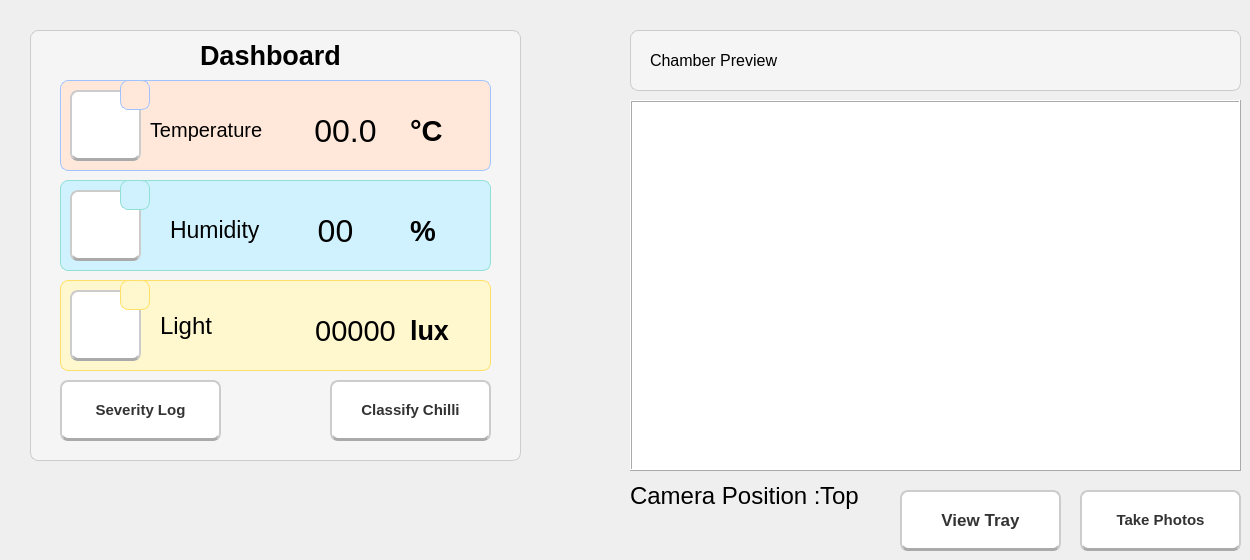
    <widget class="QWidget" name="dashboardPage">
     <widget class="QLabel" name="actPosition">
      <property name="geometry">
       <rect>
        <x>820</x>
        <y>480</y>
        <width>41</width>
        <height>31</height>
       </rect>
      </property>
      <property name="font">
       <font>
        <pointsize>18</pointsize>
       </font>
      </property>
      <property name="text">
       <string>Top</string>
      </property>
     </widget>
     <widget class="QLabel" name="cameraHome">
      <property name="geometry">
       <rect>
        <x>630</x>
        <y>100</y>
        <width>611</width>
        <height>371</height>
       </rect>
      </property>
      <property name="styleSheet">
       <string notr="true">background-color:white;</string>
      </property>
      <property name="frameShape">
       <enum>QFrame::Box</enum>
      </property>
      <property name="frameShadow">
       <enum>QFrame::Raised</enum>
      </property>
      <property name="text">
       <string/>
      </property>
     </widget>
     <widget class="QPushButton" name="takePhoto">
      <property name="geometry">
       <rect>
        <x>1080</x>
        <y>490</y>
        <width>161</width>
        <height>61</height>
       </rect>
      </property>
      <property name="font">
       <font>
        <pointsize>11</pointsize>
        <weight>75</weight>
        <bold>true</bold>
       </font>
      </property>
      <property name="styleSheet">
       <string notr="true">background-color: white;
    color: #333;
    border: 2px solid #ccc;
    border-radius: 8px;
    padding: 8px 16px;
    font-weight: bold;
    /* Bayangan halus */
    border-bottom: 3px solid #aaa;</string>
      </property>
      <property name="text">
       <string>Take Photos</string>
      </property>
      <property name="icon">
       <iconset>
        <normaloff>../../../../Users/VICTUS/Downloads/camera-icon-2048x1821-0b66mmq3.png</normaloff>../../../../Users/VICTUS/Downloads/camera-icon-2048x1821-0b66mmq3.png</iconset>
      </property>
      <property name="iconSize">
       <size>
        <width>30</width>
        <height>30</height>
       </size>
      </property>
     </widget>
     <widget class="QLabel" name="positionTitle">
      <property name="geometry">
       <rect>
        <x>630</x>
        <y>480</y>
        <width>191</width>
        <height>31</height>
       </rect>
      </property>
      <property name="font">
       <font>
        <pointsize>18</pointsize>
       </font>
      </property>
      <property name="text">
       <string>Camera Position :</string>
      </property>
     </widget>
     <widget class="QPushButton" name="viewTray">
      <property name="geometry">
       <rect>
        <x>900</x>
        <y>490</y>
        <width>161</width>
        <height>61</height>
       </rect>
      </property>
      <property name="font">
       <font>
        <pointsize>13</pointsize>
        <weight>75</weight>
        <bold>true</bold>
       </font>
      </property>
      <property name="styleSheet">
       <string notr="true">background-color: white;
    color: #333;
    border: 2px solid #ccc;
    border-radius: 8px;
    padding: 8px 16px;
    font-weight: bold;
    /* Bayangan halus */
    border-bottom: 3px solid #aaa;</string>
      </property>
      <property name="text">
       <string>View Tray</string>
      </property>
      <property name="icon">
       <iconset>
        <normaloff>../../../../Users/VICTUS/Downloads/download (13).png</normaloff>../../../../Users/VICTUS/Downloads/download (13).png</iconset>
      </property>
      <property name="iconSize">
       <size>
        <width>40</width>
        <height>40</height>
       </size>
      </property>
     </widget>
     <widget class="QFrame" name="dashboardFrame">
      <property name="geometry">
       <rect>
        <x>30</x>
        <y>30</y>
        <width>491</width>
        <height>431</height>
       </rect>
      </property>
      <property name="autoFillBackground">
       <bool>false</bool>
      </property>
      <property name="styleSheet">
       <string notr="true">background-color: #f5f5f5;
border: 1px solid #cccccc;
border-radius: 8px;
</string>
      </property>
      <property name="frameShape">
       <enum>QFrame::Box</enum>
      </property>
      <property name="frameShadow">
       <enum>QFrame::Raised</enum>
      </property>
      <property name="lineWidth">
       <number>0</number>
      </property>
      <property name="midLineWidth">
       <number>0</number>
      </property>
      <widget class="QFrame" name="frameHum">
       <property name="geometry">
        <rect>
         <x>30</x>
         <y>150</y>
         <width>431</width>
         <height>91</height>
        </rect>
       </property>
       <property name="styleSheet">
        <string notr="true">background-color: #d0f2ff;
border: 1px solid #90e0d5;
border-radius: 8px;
</string>
       </property>
       <property name="frameShape">
        <enum>QFrame::StyledPanel</enum>
       </property>
       <property name="frameShadow">
        <enum>QFrame::Raised</enum>
       </property>
       <widget class="QLabel" name="actualHumUnit">
        <property name="geometry">
         <rect>
          <x>350</x>
          <y>30</y>
          <width>51</width>
          <height>41</height>
         </rect>
        </property>
        <property name="font">
         <font>
          <pointsize>22</pointsize>
          <weight>75</weight>
          <bold>true</bold>
         </font>
        </property>
        <property name="styleSheet">
         <string notr="true">border: none;
</string>
        </property>
        <property name="text">
         <string>%</string>
        </property>
       </widget>
       <widget class="QLabel" name="actualHumVal">
        <property name="geometry">
         <rect>
          <x>250</x>
          <y>30</y>
          <width>51</width>
          <height>41</height>
         </rect>
        </property>
        <property name="font">
         <font>
          <pointsize>24</pointsize>
          <weight>50</weight>
          <bold>false</bold>
         </font>
        </property>
        <property name="styleSheet">
         <string notr="true">border: none;
</string>
        </property>
        <property name="text">
         <string>00</string>
        </property>
        <property name="alignment">
         <set>Qt::AlignCenter</set>
        </property>
       </widget>
       <widget class="QLabel" name="humTitle">
        <property name="geometry">
         <rect>
          <x>110</x>
          <y>34</y>
          <width>131</width>
          <height>31</height>
         </rect>
        </property>
        <property name="font">
         <font>
          <pointsize>17</pointsize>
         </font>
        </property>
        <property name="styleSheet">
         <string notr="true">border: none;
</string>
        </property>
        <property name="text">
         <string>Humidity</string>
        </property>
       </widget>
       <widget class="QLabel" name="label_3">
        <property name="geometry">
         <rect>
          <x>60</x>
          <y>0</y>
          <width>30</width>
          <height>30</height>
         </rect>
        </property>
        <property name="text">
         <string/>
        </property>
        <property name="pixmap">
         <pixmap>../../../../Users/VICTUS/Downloads/4226577.png</pixmap>
        </property>
        <property name="scaledContents">
         <bool>true</bool>
        </property>
       </widget>
       <widget class="QPushButton" name="toHumPage">
        <property name="geometry">
         <rect>
          <x>10</x>
          <y>10</y>
          <width>71</width>
          <height>71</height>
         </rect>
        </property>
        <property name="font">
         <font>
          <pointsize>20</pointsize>
          <weight>75</weight>
          <bold>true</bold>
         </font>
        </property>
        <property name="autoFillBackground">
         <bool>false</bool>
        </property>
        <property name="styleSheet">
         <string notr="true">background-color: white;
    color: #333;
    border: 2px solid #ccc;
    border-radius: 8px;
    padding: 8px 16px;
    font-weight: bold;
    /* Bayangan halus */
    border-bottom: 3px solid #aaa;</string>
        </property>
        <property name="text">
         <string/>
        </property>
        <property name="icon">
         <iconset>
          <normaloff>download-removebg-preview (1) (1).png</normaloff>download-removebg-preview (1) (1).png</iconset>
        </property>
        <property name="iconSize">
         <size>
          <width>65</width>
          <height>65</height>
         </size>
        </property>
       </widget>
       <zorder>actualHumUnit</zorder>
       <zorder>actualHumVal</zorder>
       <zorder>humTitle</zorder>
       <zorder>toHumPage</zorder>
       <zorder>label_3</zorder>
      </widget>
      <widget class="QFrame" name="frameLight">
       <property name="geometry">
        <rect>
         <x>30</x>
         <y>250</y>
         <width>431</width>
         <height>91</height>
        </rect>
       </property>
       <property name="styleSheet">
        <string notr="true">background-color: #fff7cd;
border: 1px solid #ffe066;
border-radius: 8px;
</string>
       </property>
       <property name="frameShape">
        <enum>QFrame::StyledPanel</enum>
       </property>
       <property name="frameShadow">
        <enum>QFrame::Raised</enum>
       </property>
       <widget class="QLabel" name="actualLightUnit">
        <property name="geometry">
         <rect>
          <x>350</x>
          <y>30</y>
          <width>61</width>
          <height>41</height>
         </rect>
        </property>
        <property name="font">
         <font>
          <pointsize>20</pointsize>
          <weight>75</weight>
          <bold>true</bold>
         </font>
        </property>
        <property name="styleSheet">
         <string notr="true">border: none;
</string>
        </property>
        <property name="text">
         <string>lux</string>
        </property>
       </widget>
       <widget class="QLabel" name="lightTitle">
        <property name="geometry">
         <rect>
          <x>100</x>
          <y>30</y>
          <width>61</width>
          <height>31</height>
         </rect>
        </property>
        <property name="font">
         <font>
          <pointsize>18</pointsize>
         </font>
        </property>
        <property name="styleSheet">
         <string notr="true">border: none;
</string>
        </property>
        <property name="text">
         <string>Light</string>
        </property>
       </widget>
       <widget class="QLabel" name="label_4">
        <property name="geometry">
         <rect>
          <x>60</x>
          <y>0</y>
          <width>30</width>
          <height>30</height>
         </rect>
        </property>
        <property name="text">
         <string/>
        </property>
        <property name="pixmap">
         <pixmap>../../../../Users/VICTUS/Downloads/4226577.png</pixmap>
        </property>
        <property name="scaledContents">
         <bool>true</bool>
        </property>
       </widget>
       <widget class="QPushButton" name="toLightPage">
        <property name="geometry">
         <rect>
          <x>10</x>
          <y>10</y>
          <width>71</width>
          <height>71</height>
         </rect>
        </property>
        <property name="font">
         <font>
          <pointsize>20</pointsize>
          <weight>75</weight>
          <bold>true</bold>
         </font>
        </property>
        <property name="autoFillBackground">
         <bool>false</bool>
        </property>
        <property name="styleSheet">
         <string notr="true">background-color: white;
    color: #333;
    border: 2px solid #ccc;
    border-radius: 8px;
    padding: 8px 16px;
    font-weight: bold;
    /* Bayangan halus */
    border-bottom: 3px solid #aaa;</string>
        </property>
        <property name="text">
         <string/>
        </property>
        <property name="icon">
         <iconset>
          <normaloff>istockphoto-1191750833-170667a-removebg-preview (1).png</normaloff>istockphoto-1191750833-170667a-removebg-preview (1).png</iconset>
        </property>
        <property name="iconSize">
         <size>
          <width>65</width>
          <height>65</height>
         </size>
        </property>
       </widget>
       <widget class="QLabel" name="actualLightVal">
        <property name="geometry">
         <rect>
          <x>250</x>
          <y>30</y>
          <width>91</width>
          <height>41</height>
         </rect>
        </property>
        <property name="font">
         <font>
          <pointsize>22</pointsize>
          <weight>50</weight>
          <bold>false</bold>
         </font>
        </property>
        <property name="styleSheet">
         <string notr="true">border: none;
</string>
        </property>
        <property name="text">
         <string>00000</string>
        </property>
        <property name="alignment">
         <set>Qt::AlignCenter</set>
        </property>
       </widget>
       <zorder>actualLightUnit</zorder>
       <zorder>lightTitle</zorder>
       <zorder>toLightPage</zorder>
       <zorder>actualLightVal</zorder>
       <zorder>label_4</zorder>
      </widget>
      <widget class="QFrame" name="frameTemp">
       <property name="geometry">
        <rect>
         <x>30</x>
         <y>50</y>
         <width>431</width>
         <height>91</height>
        </rect>
       </property>
       <property name="styleSheet">
        <string notr="true">background-color: #ffe8da;
border: 1px solid #a0c4ff;
border-radius: 8px;

</string>
       </property>
       <property name="frameShape">
        <enum>QFrame::StyledPanel</enum>
       </property>
       <property name="frameShadow">
        <enum>QFrame::Raised</enum>
       </property>
       <widget class="QLabel" name="actualTempUnit">
        <property name="geometry">
         <rect>
          <x>350</x>
          <y>30</y>
          <width>71</width>
          <height>41</height>
         </rect>
        </property>
        <property name="font">
         <font>
          <pointsize>22</pointsize>
          <weight>75</weight>
          <bold>true</bold>
         </font>
        </property>
        <property name="styleSheet">
         <string notr="true">border: none;
</string>
        </property>
        <property name="text">
         <string>°C</string>
        </property>
       </widget>
       <widget class="QPushButton" name="toTempPage">
        <property name="geometry">
         <rect>
          <x>10</x>
          <y>10</y>
          <width>71</width>
          <height>71</height>
         </rect>
        </property>
        <property name="font">
         <font>
          <pointsize>20</pointsize>
          <weight>75</weight>
          <bold>true</bold>
         </font>
        </property>
        <property name="autoFillBackground">
         <bool>false</bool>
        </property>
        <property name="styleSheet">
         <string notr="true">background-color: white;
    color: #333;
    border: 2px solid #ccc;
    border-radius: 8px;
    padding: 8px 16px;
    font-weight: bold;
    /* Bayangan halus */
    border-bottom: 3px solid #aaa;</string>
        </property>
        <property name="text">
         <string/>
        </property>
        <property name="icon">
         <iconset>
          <normaloff>celsius-temperature-rounded-icon-vector-6461308-removebg-preview (1) (1).png</normaloff>celsius-temperature-rounded-icon-vector-6461308-removebg-preview (1) (1).png</iconset>
        </property>
        <property name="iconSize">
         <size>
          <width>60</width>
          <height>59</height>
         </size>
        </property>
       </widget>
       <widget class="QLabel" name="label_2">
        <property name="geometry">
         <rect>
          <x>60</x>
          <y>0</y>
          <width>30</width>
          <height>30</height>
         </rect>
        </property>
        <property name="text">
         <string/>
        </property>
        <property name="pixmap">
         <pixmap>../../../../Users/VICTUS/Downloads/4226577.png</pixmap>
        </property>
        <property name="scaledContents">
         <bool>true</bool>
        </property>
       </widget>
       <widget class="QLabel" name="tempTitle">
        <property name="geometry">
         <rect>
          <x>90</x>
          <y>34</y>
          <width>151</width>
          <height>31</height>
         </rect>
        </property>
        <property name="font">
         <font>
          <pointsize>15</pointsize>
         </font>
        </property>
        <property name="styleSheet">
         <string notr="true">border: none;
</string>
        </property>
        <property name="text">
         <string>Temperature</string>
        </property>
       </widget>
       <widget class="QLabel" name="actualTempVal">
        <property name="geometry">
         <rect>
          <x>240</x>
          <y>30</y>
          <width>91</width>
          <height>41</height>
         </rect>
        </property>
        <property name="font">
         <font>
          <pointsize>24</pointsize>
          <weight>50</weight>
          <bold>false</bold>
         </font>
        </property>
        <property name="styleSheet">
         <string notr="true">border: none;
</string>
        </property>
        <property name="text">
         <string>00.0</string>
        </property>
        <property name="alignment">
         <set>Qt::AlignCenter</set>
        </property>
       </widget>
      </widget>
      <widget class="QLabel" name="dashboardTitle">
       <property name="geometry">
        <rect>
         <x>170</x>
         <y>10</y>
         <width>151</width>
         <height>31</height>
        </rect>
       </property>
       <property name="font">
        <font>
         <pointsize>20</pointsize>
         <weight>75</weight>
         <bold>true</bold>
        </font>
       </property>
       <property name="styleSheet">
        <string notr="true">border: none;
</string>
       </property>
       <property name="text">
        <string>Dashboard</string>
       </property>
      </widget>
      <widget class="QPushButton" name="severityLog">
       <property name="geometry">
        <rect>
         <x>30</x>
         <y>350</y>
         <width>161</width>
         <height>61</height>
        </rect>
       </property>
       <property name="font">
        <font>
         <pointsize>11</pointsize>
         <weight>75</weight>
         <bold>true</bold>
         <strikeout>false</strikeout>
        </font>
       </property>
       <property name="cursor">
        <cursorShape>OpenHandCursor</cursorShape>
       </property>
       <property name="layoutDirection">
        <enum>Qt::LeftToRight</enum>
       </property>
       <property name="autoFillBackground">
        <bool>false</bool>
       </property>
       <property name="styleSheet">
        <string notr="true">background-color: white;
    color: #333;
    border: 2px solid #ccc;
    border-radius: 8px;
    padding: 8px 16px;
    font-weight: bold;
    /* Bayangan halus */
    border-bottom: 3px solid #aaa;</string>
       </property>
       <property name="text">
        <string>Severity Log</string>
       </property>
       <property name="icon">
        <iconset>
         <normaloff>../../../../Users/VICTUS/Downloads/6244686.png</normaloff>../../../../Users/VICTUS/Downloads/6244686.png</iconset>
       </property>
       <property name="iconSize">
        <size>
         <width>30</width>
         <height>30</height>
        </size>
       </property>
      </widget>
      <widget class="QPushButton" name="classifyChilli">
       <property name="geometry">
        <rect>
         <x>300</x>
         <y>350</y>
         <width>161</width>
         <height>61</height>
        </rect>
       </property>
       <property name="font">
        <font>
         <pointsize>11</pointsize>
         <weight>75</weight>
         <bold>true</bold>
         <strikeout>false</strikeout>
        </font>
       </property>
       <property name="cursor">
        <cursorShape>OpenHandCursor</cursorShape>
       </property>
       <property name="layoutDirection">
        <enum>Qt::LeftToRight</enum>
       </property>
       <property name="autoFillBackground">
        <bool>false</bool>
       </property>
       <property name="styleSheet">
        <string notr="true">background-color: white;
    color: #333;
    border: 2px solid #ccc;
    border-radius: 8px;
    padding: 8px 16px;
    font-weight: bold;
    /* Bayangan halus */
    border-bottom: 3px solid #aaa;</string>
       </property>
       <property name="text">
        <string>Classify Chilli</string>
       </property>
       <property name="icon">
        <iconset>
         <normaloff>../../../../Users/VICTUS/Downloads/6244686.png</normaloff>../../../../Users/VICTUS/Downloads/6244686.png</iconset>
       </property>
       <property name="iconSize">
        <size>
         <width>30</width>
         <height>30</height>
        </size>
       </property>
      </widget>
     </widget>
     <widget class="QFrame" name="camFrame">
      <property name="geometry">
       <rect>
        <x>630</x>
        <y>30</y>
        <width>611</width>
        <height>61</height>
       </rect>
      </property>
      <property name="styleSheet">
       <string notr="true">background-color: #f5f5f5;
border: 1px solid #cccccc;
border-radius: 8px;

</string>
      </property>
      <property name="frameShape">
       <enum>QFrame::StyledPanel</enum>
      </property>
      <property name="frameShadow">
       <enum>QFrame::Raised</enum>
      </property>
     </widget>
     <widget class="QLabel" name="dashboardTitle_3">
      <property name="geometry">
       <rect>
        <x>650</x>
        <y>40</y>
        <width>161</width>
        <height>41</height>
       </rect>
      </property>
      <property name="font">
       <font>
        <pointsize>12</pointsize>
        <weight>50</weight>
        <bold>false</bold>
       </font>
      </property>
      <property name="text">
       <string>Chamber Preview</string>
      </property>
     </widget>
     <zorder>dashboardFrame</zorder>
     <zorder>actPosition</zorder>
     <zorder>cameraHome</zorder>
     <zorder>takePhoto</zorder>
     <zorder>positionTitle</zorder>
     <zorder>viewTray</zorder>
     <zorder>camFrame</zorder>
     <zorder>dashboardTitle_3</zorder>
    </widget>
